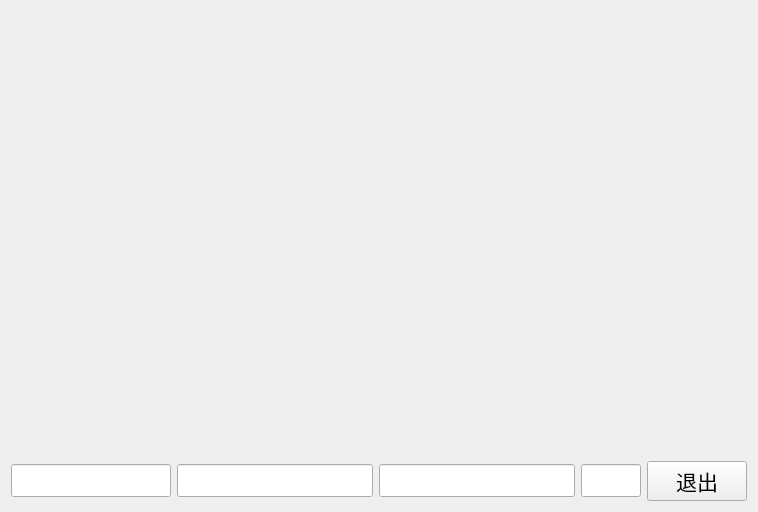
<?xml version="1.0" encoding="UTF-8"?>
<ui version="4.0">
 <class>dialog_fig</class>
 <widget class="QWidget" name="dialog_fig">
  <property name="geometry">
   <rect>
    <x>0</x>
    <y>0</y>
    <width>758</width>
    <height>512</height>
   </rect>
  </property>
  <property name="sizePolicy">
   <sizepolicy hsizetype="Preferred" vsizetype="Fixed">
    <horstretch>0</horstretch>
    <verstretch>0</verstretch>
   </sizepolicy>
  </property>
  <property name="font">
   <font>
    <pointsize>16</pointsize>
   </font>
  </property>
  <property name="windowTitle">
   <string>Form</string>
  </property>
  <layout class="QGridLayout" name="gridLayout">
   <item row="0" column="0">
    <widget class="QCustomPlot" name="customPlot" native="true">
     <property name="sizePolicy">
      <sizepolicy hsizetype="Preferred" vsizetype="Expanding">
       <horstretch>0</horstretch>
       <verstretch>0</verstretch>
      </sizepolicy>
     </property>
     <property name="minimumSize">
      <size>
       <width>0</width>
       <height>350</height>
      </size>
     </property>
     <property name="maximumSize">
      <size>
       <width>16777215</width>
       <height>1000</height>
      </size>
     </property>
    </widget>
   </item>
   <item row="2" column="0">
    <layout class="QHBoxLayout" name="horizontalLayout">
     <item>
      <widget class="QLineEdit" name="Edit_LinNum">
       <property name="maximumSize">
        <size>
         <width>160</width>
         <height>16777215</height>
        </size>
       </property>
      </widget>
     </item>
     <item>
      <widget class="QLineEdit" name="Edit_Xran"/>
     </item>
     <item>
      <widget class="QLineEdit" name="Edit_Yran"/>
     </item>
     <item>
      <widget class="QLineEdit" name="Edit_back">
       <property name="minimumSize">
        <size>
         <width>40</width>
         <height>0</height>
        </size>
       </property>
       <property name="maximumSize">
        <size>
         <width>60</width>
         <height>16777215</height>
        </size>
       </property>
      </widget>
     </item>
     <item>
      <widget class="QPushButton" name="Button_quit">
       <property name="sizePolicy">
        <sizepolicy hsizetype="Minimum" vsizetype="Minimum">
         <horstretch>0</horstretch>
         <verstretch>40</verstretch>
        </sizepolicy>
       </property>
       <property name="minimumSize">
        <size>
         <width>100</width>
         <height>40</height>
        </size>
       </property>
       <property name="maximumSize">
        <size>
         <width>16777215</width>
         <height>40</height>
        </size>
       </property>
       <property name="text">
        <string>退出</string>
       </property>
      </widget>
     </item>
    </layout>
   </item>
  </layout>
 </widget>
 <customwidgets>
  <customwidget>
   <class>QCustomPlot</class>
   <extends>QWidget</extends>
   <header>qcustomplot.h</header>
   <container>1</container>
  </customwidget>
 </customwidgets>
 <resources/>
 <connections/>
</ui>
